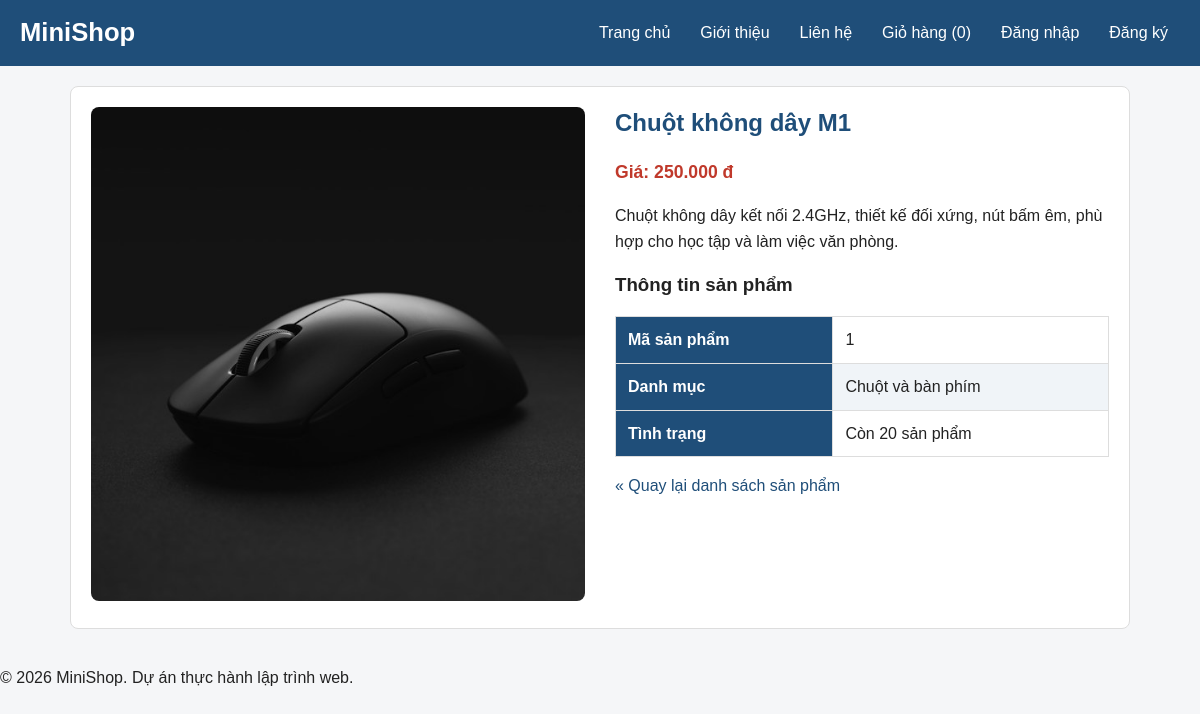
Screenshot of /product.php?id=1 with the database file from the repository.
### tables this page shows
CREATE TABLE products (
    id INT UNSIGNED AUTO_INCREMENT PRIMARY KEY,
    category_id INT UNSIGNED NOT NULL,
    name VARCHAR(200) NOT NULL,
    price INT UNSIGNED NOT NULL,
    description TEXT,
    image VARCHAR(255) NOT NULL DEFAULT 'images/sp01.jpg',
    stock INT UNSIGNED NOT NULL DEFAULT 0,
    created_at DATETIME NOT NULL DEFAULT CURRENT_TIMESTAMP,
    FOREIGN KEY (category_id) REFERENCES categories (id)
);

CREATE TABLE categories (
    id INT UNSIGNED AUTO_INCREMENT PRIMARY KEY,
    name VARCHAR(100) NOT NULL
);

### includes/functions.php (called while the page is built)
<?php
function e($value)
{
    return htmlspecialchars((string) $value, ENT_QUOTES, 'UTF-8');
}
function format_price($amount)
{
    return number_format((int) $amount, 0, ',', '.') . ' đ';
}
function url($path = '')
{
    return BASE_URL . ltrim($path, '/');
}

### product.php (the view, shortened to what this page needs)
<?php
require __DIR__ . '/includes/init.php';
$id = (int) ($_GET['id'] ?? 0);
$stmt = $pdo->prepare(
    'SELECT p.*, c.name AS category_name
    FROM products p
    JOIN categories c ON c.id = p.category_id
    WHERE p.id = ?'
);
$stmt->execute([$id]);
$product = $stmt->fetch();
require __DIR__ . '/includes/header.php';
?>
<article class="product-detail">
    <div class="product-image">
        <img src="<?= url($product['image']) ?>" alt="<?= e($product['name']) ?>">
    </div>
    <div class="product-info">
        <h2><?= e($product['name']) ?></h2>
        <p class="price">Giá: <strong><?= format_price($product['price']) ?></strong></p>
        <p><?= nl2br(e($product['description'])) ?></p>
        <h3>Thông tin sản phẩm</h3>
        <table>
            <tbody>
                <tr>
                    <th>Mã sản phẩm</th>
                    <td><?= $product['id'] ?></td>
                </tr>
                <tr>
                    <th>Danh mục</th>
                    <td><?= e($product['category_name']) ?></td>
                </tr>
                <tr>
                    <th>Tình trạng</th>
                    <td><?= $product['stock'] > 0 ? 'Còn ' . $product['stock'] . ' sản phẩm' : 'Hết hàng' ?></td>
                </tr>
            </tbody>
        </table>
        <p><a href="<?= url('index.php') ?>">&laquo; Quay lại danh sách sản phẩm</a></p>
    </div>
</article>
<?php require __DIR__ . '/includes/footer.php'; ?>

### css/style.css (style rules this page uses)
:root { --primary: #1f4e79; --primary-dark: #163a5a; --accent: #e67e22; --accent-dark: #cf6d17; --text: #222222; --muted: #666666; --border: #dddddd; --bg: #f5f6f8; --white: #ffffff; --danger: #c0392b; }
* { box-sizing: border-box; }
body { margin: 0; font-family: Arial, Helvetica, sans-serif; font-size: 16px; line-height: 1.6; color: var(--text); background-color: var(--bg); }
h1, h2, h3 { line-height: 1.3; }
h2 { color: var(--primary); }
a { color: var(--primary); text-decoration: none; }
img { max-width: 100%; height: auto; }
.price { color: var(--danger); font-size: 1.1rem; font-weight: bold; }
.product-detail { display: grid; grid-template-columns: 1fr 1fr; gap: 30px; padding: 20px; border: 1px solid var(--border); border-radius: 8px; background-color: var(--white); }
.product-image img { width: 100%; border-radius: 8px; }
.product-info h2 { margin-top: 0; }
body { display: flex; flex-direction: column; min-height: 100vh; }
table { width: 100%; border-collapse: collapse; background-color: var(--white); }
th, td { padding: 10px 12px; border: 1px solid var(--border); text-align: left; }
th { background-color: var(--primary); color: var(--white); }
tbody tr:nth-child(even) { background-color: #f0f4f8; }

### rows the page displays
products: image (picture), name "Chuột không dây M1", price "250.000 đ", description "Chuột không dây kết nối 2.4GHz, thiết kế đối xứng, nút bấm êm, phù hợp cho học tập và làm việc văn phòng.", id "1", category.name "Chuột và bàn phím", stock "20"

### other values shown
APP_NAME "MiniShop"
